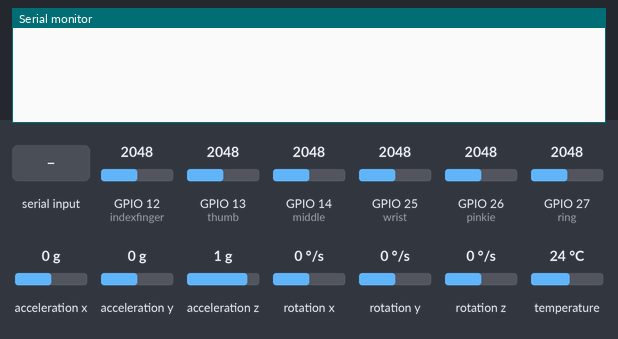
Bench run of a sketch on a simulated ESP32. On the bench: the last lines printed to the serial monitor. The inputs (shaded band) are chosen by the test bench; at power-on: GPIO 12 (indexfinger) = 2048, GPIO 13 (thumb) = 2048, GPIO 14 (middle) = 2048, GPIO 25 (wrist) = 2048, GPIO 26 (pinkie) = 2048, GPIO 27 (ring) = 2048, acceleration x 0 g, acceleration y 0 g, acceleration z 1 g, rotation x 0 °/s, rotation y 0 °/s, rotation z 0 °/s, temperature 24 °C.

Above: at 1.3 s.
1.4 s: "o\n" received over Serial
At 1.59 s:
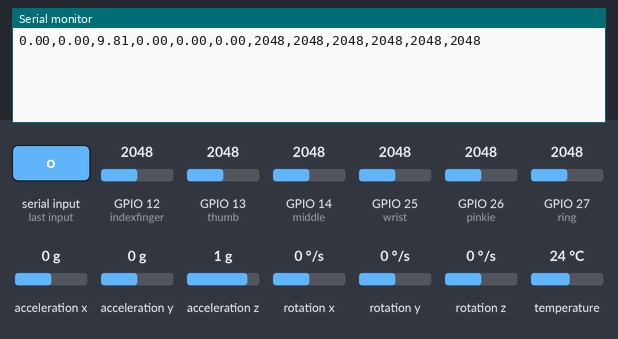
3.4 s: "c\n" received over Serial
At 4.1 s:
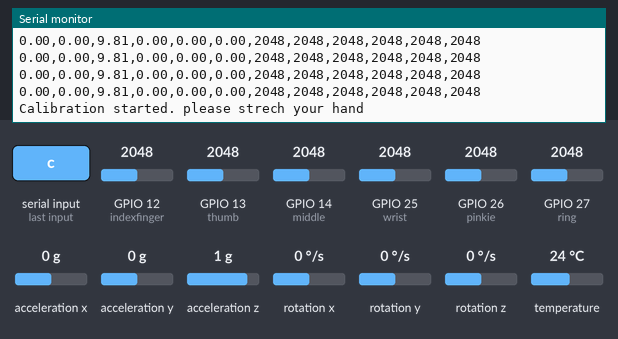

The sketch:

data_collection_30.04.2024.ino
```cpp
#include<Wire.h>
#include <Adafruit_MPU6050.h>
#include <Adafruit_Sensor.h>

Adafruit_MPU6050 mpu;
long last_sample_millis = 0;

//initialize for start/stop function in serial monitor
char a;
bool capture = false;

//initialise flex sensor pins
const int thumb = 13;       // Pin for Flex-Sensor on Thumb             /blue
const int indexfinger = 12; // Pin for Flex-Sensor on index finger      /yellow
const int middle = 14;      // Pin for Flex-Sensor on middle finger     /green
const int ring = 27;        // Pin for Flex-Sensor on ring finger       /orange
const int pinkie = 26;      // Pin for Flex-Sensor on pinkie finger     /violett
const int wrist = 25;       // Pin for Flex-Sensor over wrist           /white

//calibration factors for flex-sensors
const int streched_value = 1000;
const int bent_value = 0;
const int num_flexsensor = 6; // number of flex sensor
int raw_min[num_flexsensor]; // Array for raw_min values of flex-Sensors
int raw_max[num_flexsensor]; // Array for raw_max values of flex-Sensors
const int finger_pins[num_flexsensor] = {thumb, indexfinger, middle, ring, pinkie, wrist}; // Pins for flex-Sensors
bool calibrationStarted = false;


void setup() {
  Serial.begin(115200); //start serial communication with 115200 baud
  while (!Serial) {
    delay(10); // will pause serial monitor until serial console opens
}
  // Try to initialize!
  while (!mpu.begin()) {
    Serial.println("Failed to find MPU6050 chip");
    delay(10);
  }
  mpu.setAccelerometerRange(MPU6050_RANGE_8_G);
  mpu.setGyroRange(MPU6050_RANGE_500_DEG);
  mpu.setFilterBandwidth(MPU6050_BAND_21_HZ);
  Serial.println("");
  delay(100);
}


void loop() {
  //start and stop recording
   if (Serial.available() > 0) {
    a = Serial.read();
    if (a == 'o') {
      Serial.print("\n");
      capture = true;
    } else if (a == 'p') {
      capture = false;
      Serial.print("\n\n\n\n\n\n\n\n\n\n\n\n"); //adapt amount of ns to include number of flex sensors +5 mal \n
    }
     if (a == 'c') {
      calibrationStarted = true;
      calibrateSensors(); // if c is pressed in serial monitor, call calibration of flex sensors
    }
  }
  if (capture) {
    capture_data();
  }
}

void capture_data() {
  /* Get new sensor events with the readings */
  if ((millis() - last_sample_millis) >= 40) {

    last_sample_millis = millis();
    sensors_event_t a, g, temp;
    mpu.getEvent(&a, &g, &temp);

    // read out raw data of flex sensors
  int Value_thumb = analogRead(thumb);
  int Value_indexfinger = analogRead(indexfinger);
  int Value_middle = analogRead(middle);
  int Value_ring = analogRead(ring);
  int Value_pinkie = analogRead(pinkie);
  int Value_wrist = analogRead(wrist);

  //Print out the values of IMU
    Serial.print(a.acceleration.x);
    Serial.print(",");
    Serial.print(a.acceleration.y);
    Serial.print(",");
    Serial.print(a.acceleration.z);
    Serial.print(",");
    Serial.print(g.gyro.x);
    Serial.print(",");
    Serial.print(g.gyro.y);
    Serial.print(",");
    Serial.print(g.gyro.z);
    Serial.print(",");

  // print values of flex sensors in seriel monitor
  Serial.print(Value_thumb);
   Serial.print(",");
  Serial.print(Value_indexfinger);
    Serial.print(",");
  Serial.print(Value_middle);
   Serial.print(",");
  Serial.print(Value_ring);
   Serial.print(",");
  Serial.print(Value_pinkie);
   Serial.print(",");
  Serial.println(Value_wrist);


/*// calculate and print calibrated values
  //use calibration factors to clibrate system
  int c_thumb = map(Value_thumb, raw_min[0], raw_max[0], bent_value, streched_value);
  int c_indexfinger = map(Value_indexfinger, raw_min[1], raw_max[1], bent_value, streched_value);
  int c_middle = map(Value_middle, raw_min[2], raw_max[2], bent_value, streched_value);
  int c_ring = map(Value_ring, raw_min[3], raw_max[3], bent_value, streched_value);
  int c_pinkie = map(Value_pinkie, raw_min[4], raw_max[4], bent_value, streched_value);
  int c_wrist = map(Value_wrist, raw_min[5], raw_max[5], bent_value, streched_value);
  //print mapped/calibrated values of flex sensors
  Serial.print("c_thumb: ");
  Serial.print(c_thumb);
  Serial.print(",");
  Serial.print("c_indexfinger: ");
  Serial.print(c_indexfinger);
  Serial.print(",");
  Serial.print("c_middle: ");
  Serial.print(c_middle);
  Serial.print(",");
  Serial.print("c_ring: ");
  Serial.print(c_ring);
  Serial.print(",");
  Serial.print("c_pinkie: ");
  Serial.print(c_pinkie);
  Serial.print(",");
  Serial.print("c_wrist: ");
  Serial.println(c_wrist);*/

  delay(250); // delay for stability and gathering data in serial plot
}
}
void calibrateSensors() {
  Serial.println("Calibration started. please strech your hand");

  // Calibrate raw_max values of each finger
  delay(5000); // pause to strech hand
  for (int i = 0; i < num_flexsensor; i++) {
    int raw_value = analogRead(finger_pins[i]);
    raw_max[i] = raw_value;
  }

  // Calibrate raw_min values of each finger
  Serial.println("please bent each finger after each other.");
  for (int i = 0; i < num_flexsensor; i++) {
    Serial.print("bent ");
    Serial.println(i+1);
    delay(5000); // pause time to bent finger
    int raw_value = analogRead(finger_pins[i]);
    raw_min[i] = raw_value;
  }


  //print calibration data for assurance
  Serial.println("Calibration done. Raw values:");
  for (int i = 0; i < num_flexsensor; i++) {
    Serial.print("Finger ");
    Serial.print(i+1);
    Serial.print(": min=");
    Serial.print(raw_min[i]);
    Serial.print(", max=");
    Serial.println(raw_max[i]);
  }
}
```

Measured:
- after the input at 1.4 s, the serial monitor: prints a new line at once (image 1)
- after the input at 3.4 s, the serial monitor: prints a new line at once (image 2)
